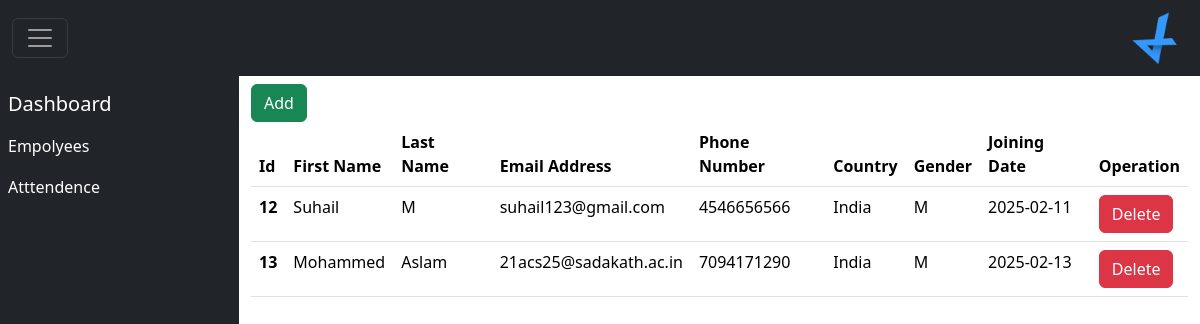
Page /EmployeeData.php (signed in) on the committed database.
### tables this page shows
CREATE TABLE `employee` (
  `id` int(11) NOT NULL,
  `FirstName` text NOT NULL,
  `LastName` text NOT NULL,
  `EmailAddress` varchar(50) NOT NULL,
  `PhoneNo` bigint(10) NOT NULL,
  `Country` text NOT NULL,
  `Gender` enum('M','F') NOT NULL,
  `JoiningDate` date NOT NULL
);

### EmployeeData.php (the view, shortened to what this page needs)
<?php
include 'database.php';
?>
<!DOCTYPE html>
<html lang="en">
<head>
    <link href="https://cdn.jsdelivr.net/npm/bootstrap@5.3.3/dist/css/bootstrap.min.css" rel="stylesheet">
</head>
<body>
<nav class="navbar navbar-dark bg-dark">
  <div class="container-fluid">
    <button class="navbar-toggler " type="button" data-bs-toggle="collapse" data-bs-target="#navbarToggleExternalContent" aria-controls="navbarToggleExternalContent" aria-expanded="false" aria-label="Toggle navigation">
      <span class="navbar-toggler-icon"></span>
    </button>
    <img src="images/logo.png" alt="img"  height="60px">
  </div>
</nav>
<div class="d-flex">
    <div class="w-25 " id="navbarToggleExternalContent">
    <div class="bg-dark p-2 h-200px min-vh-100" >
      <div class="d-flex flex-column align-items-center align-items-sm-start px-3 pt-2 text-white "></div>
       <span class="h5 text-white">Dashboard</span>
       <hr class="sidebar-divider my-2">
        <a  class= "nav-link" href="EmployeeData.php">
        <span class="text-white">Empolyees</span>
        <hr class="sidebar-divider my-2">
        <a  class= "nav-link" href="AttendanceTable.php">
        <span class="text-white">Atttendence</span>
</a>
    </div>
    </div>
    <div class="container mt-2">
        <a href="EmployeeForm.php" class="btn btn-success">Add</a>
        <table class="table">
        <thead>
            <th>Id</th>
            <th>First Name</th>
            <th>Last Name</th>
            <th>Email Address</th>
            <th>Phone Number</th>
            <th>Country</th>
            <th>Gender</th>
            <th>Joining Date</th>
            <th>Operation</th>
        </thead>
        <tbody>
            <?php
                $sql = "select * from `employee`";
                $result = mysqli_query($conn,$sql);
                if($result){
                    while($row = mysqli_fetch_assoc($result)){
                        $id=$row["id"];
                        $FirstName=$row["FirstName"];
                        $LastName=$row["LastName"];
                        $EmailAddress=$row["EmailAddress"];
                        $PhoneNo=$row["PhoneNo"];
                        $Country=$row["Country"];
                        $Gender=$row["Gender"];
                        $JoiningDate=$row["JoiningDate"];
                        echo'<tr>
                        <th scope="row">'.$id.'</th>
                        <td>'.$FirstName.'</td>
                        <td>'.$LastName.'</td>
                        <td>'.$EmailAddress.'</td>
                        <td>'.$PhoneNo.'</td>
                        <td>'.$Country.'</td>
                        <td>'.$Gender.'</td>
                        <td>'.$JoiningDate.'</td>
                        <td>
                         <button class="btn btn-danger"><a class="text-white text-decoration-none href="EmployeeData.php? deleteid='.$id.'" class="text-light ">Delete</a></button>
                        </td>';
                    }
                }
            ?>
        </tbody>
        </table>
    </div>
</body>
</html>

### rows in the picture
employee: id "12", FirstName "Suhail", LastName "M", EmailAddress "suhail123@gmail.com", PhoneNo "4546656566", Country "India", Gender "M", JoiningDate "2025-02-11"
employee: id "13", FirstName "Mohammed", LastName "Aslam", EmailAddress "21acs25@sadakath.ac.in", PhoneNo "7094171290", Country "India", Gender "M", JoiningDate "2025-02-13"
